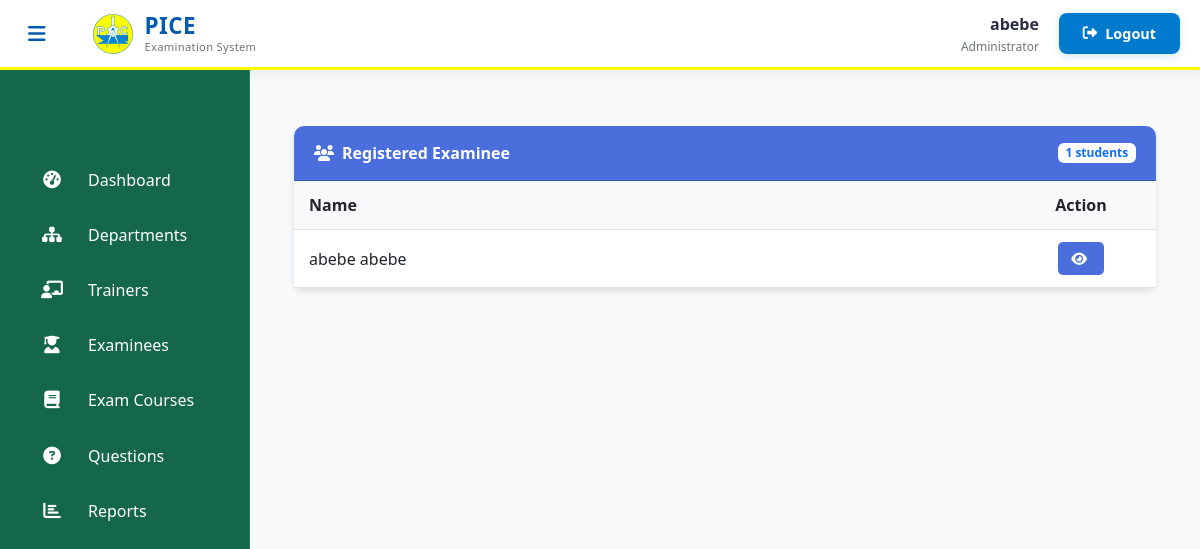
The page /admin-view-student-marks (signed in) on the database as committed earlier.
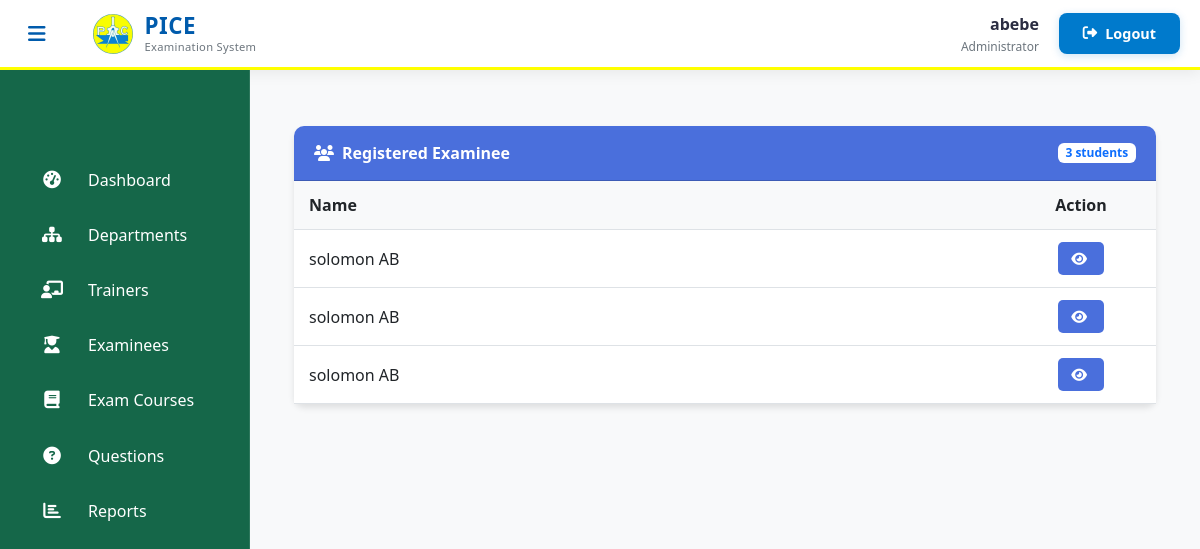
The same page on the database as committed later.
### student/models.py (models this page shows, shortened)
class Student(models.Model):
    user=models.OneToOneField(User,on_delete=models.CASCADE)
    address = models.CharField(max_length=40)
    mobile = models.CharField(max_length=20,null=False)
    organization = models.CharField(max_length=200, null=False)
    course = models.ForeignKey(
        'exam.Course',
        on_delete=models.SET_NULL,
        null=True
    )
    department = models.ForeignKey(
        'exam.Department',  # Reference to your Department model
        on_delete=models.SET_NULL,
        null=True,
        blank=True,
        related_name='students'
    )
    @property
    def get_name(self):
        return self.user.first_name+" "+self.user.last_name

### exam/views.py (the view)
# urls.py: path('admin-view-student-marks', views.admin_view_student_marks_view,name='admin-view-student-marks'),
@login_required(login_url='adminlogin')
def admin_view_student_marks_view(request):
    students= SMODEL.Student.objects.all()
    return render(request,'exam/admin_view_student_marks.html',{'students':students})

### templates/exam/admin_view_student_marks.html (shortened to what this page needs)
{% extends 'exam/adminbase.html' %}
{% block content %}
{%load static%}
<head>
  <link href="https://cdn.jsdelivr.net/npm/bootstrap@5.3.0/dist/css/bootstrap.min.css" rel="stylesheet">
  <link rel="stylesheet" href="https://cdnjs.cloudflare.com/ajax/libs/font-awesome/6.4.0/css/all.min.css">
</head>
<div class="container py-4">
  <div class="card">
    <div class="card-header d-flex justify-content-between align-items-center">
      <span><i class="fas fa-users me-2"></i>Registered Examinee</span>
      <span class="badge bg-white text-primary">{{ students|length }} students</span>
    </div>
    <div class="card-body p-0">
      {% if students %}
      <div class="table-responsive">
        <table class="table table-hover">
          <thead>
            <tr>
              <th>Name</th>
              <th class="text-center">Action</th>
            </tr>
          </thead>
          <tbody>
            {% for t in students %}
            <tr>
              <td>{{ t.get_name }}</td>
              <td class="text-center action-cell">
                <a class="btn btn-view" href="{% url 'admin-view-marks' t.id %}">
                  <i class="fas fa-eye me-1"></i>
                </a>
              </td>
            </tr>
            {% endfor %}
          </tbody>
        </table>
      </div>
      {% else %}
      <div class="empty-state">
        <i class="fas fa-user-graduate"></i>
        <h5>No Students Registered</h5>
        <p>There are currently no students registered in the system.</p>
      </div>
      {% endif %}
    </div>
  </div>
</div>
{% endblock content %}

Rows that differ between the two databases and show on the page:
removed Student: get_name "abebe abebe"
added Student: get_name "solomon AB"
added Student: get_name "solomon AB"
added Student: get_name "solomon AB"
Other text that changed with them:
{{ students|length }}: "1" → "3"
